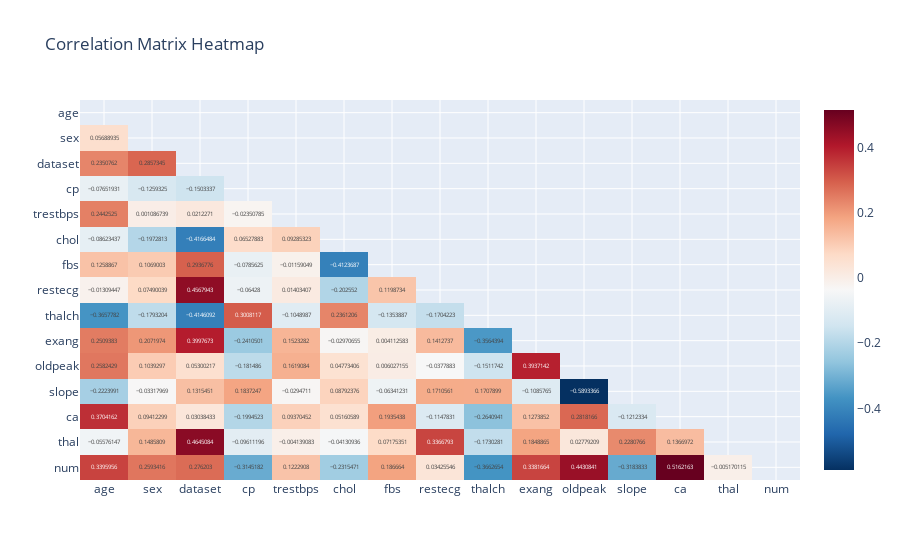

Source (notebook cell):
### Code cell
import plotly.express as px
import numpy as np

#Drope id
df_no_id = df.drop('id', axis=1)

# Calculate the correlation matrix
corr_matrix = df_no_id.corr()

# Mask the upper triangle
mask = np.triu(np.ones_like(corr_matrix, dtype=bool))
corr_matrix_masked = corr_matrix.mask(mask)

# Create a heatmap of the correlation matrix using plotly
fig = px.imshow(corr_matrix_masked, 
                text_auto=True, 
                aspect="auto", 
                color_continuous_scale='RdBu_r', 
                title='Correlation Matrix Heatmap')

# Show the plot
fig.show()

### Figure 1 — Plotly figure (JSON) as saved in the notebook; plotly's stock layout.template omitted (floating-point values rounded to 4 significant figures; data arrays with more than 128 entries replaced by an {"elided": "..."} marker saying what was removed)
{"data": [{"coloraxis": "coloraxis", "hovertemplate": "x: %{x}<br>y: %{y}<br>color: %{z}<extra></extra>", "name": "0", "texttemplate": "%{z}", "type": "heatmap", "x": ["age", "sex", "dataset", "cp", "trestbps", "chol", "fbs", "restecg", "thalch", "exang", "oldpeak", "slope", "ca", "thal", "num"], "xaxis": "x", "y": ["age", "sex", "dataset", "cp", "trestbps", "chol", "fbs", "restecg", "thalch", "exang", "oldpeak", "slope", "ca", "thal", "num"], "yaxis": "y", "z": {"elided": "15x15 float values"}}], "layout": {"coloraxis": {"colorscale": [[0, "rgb(5,48,97)"], [0.1, "rgb(33,102,172)"], [0.2, "rgb(67,147,195)"], [0.3, "rgb(146,197,222)"], [0.4, "rgb(209,229,240)"], [0.5, "rgb(247,247,247)"], [0.6, "rgb(253,219,199)"], [0.7, "rgb(244,165,130)"], [0.8, "rgb(214,96,77)"], [0.9, "rgb(178,24,43)"], [1, "rgb(103,0,31)"]]}, "title": {"text": "Correlation Matrix Heatmap"}, "xaxis": {"anchor": "y", "domain": [0, 1]}, "yaxis": {"anchor": "x", "autorange": "reversed", "domain": [0, 1]}}}
